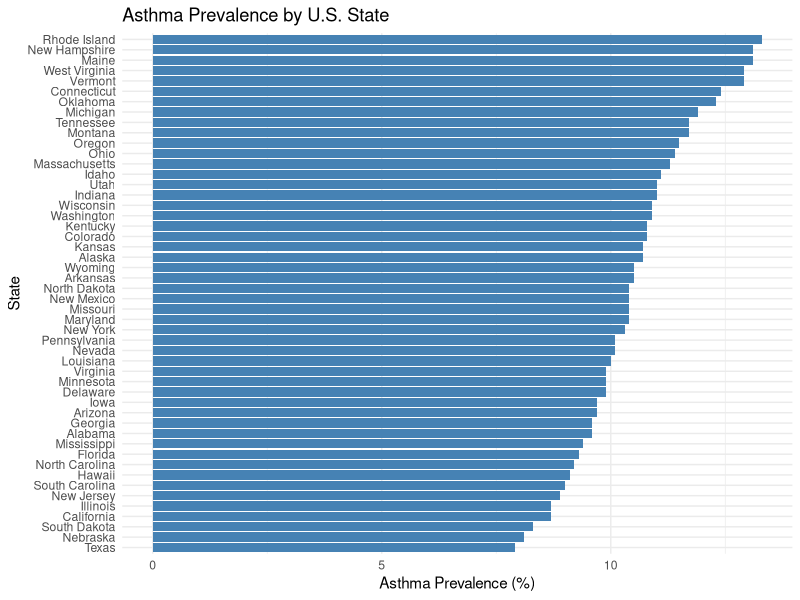
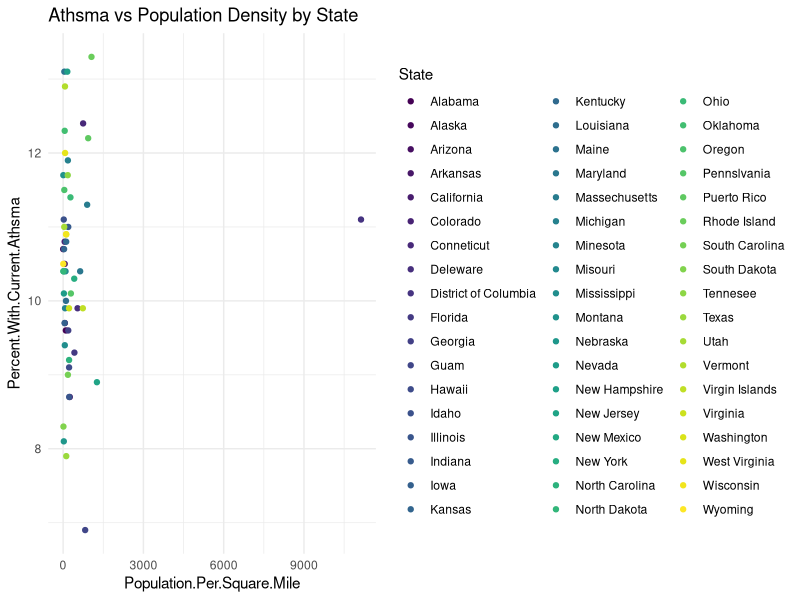
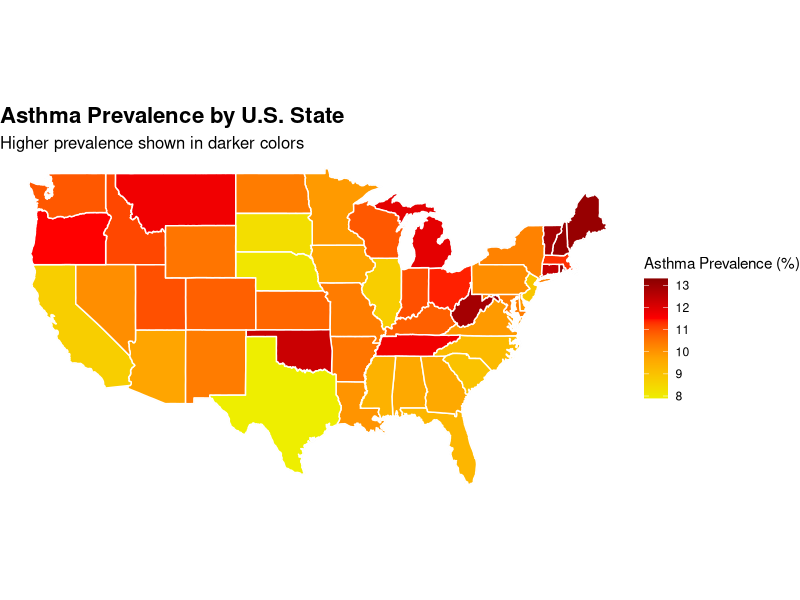

Write R code to recreate these figures, in order.
## ---- chunk 1
knitr::opts_chunk$set(echo = TRUE)


#data for map

asthma_data <- data.frame(
  state = c("Alabama","Alaska","Arizona","Arkansas","California","Colorado","Connecticut",
            "Delaware","District of Columbia","Florida","Georgia","Hawaii","Idaho","Illinois",
            "Indiana","Iowa","Kansas","Kentucky","Louisiana","Maine","Maryland","Massachusetts",
            "Michigan","Minnesota","Mississippi","Missouri","Montana","Nebraska","Nevada",
            "New Hampshire","New Jersey","New Mexico","New York","North Carolina","North Dakota",
            "Ohio","Oklahoma","Oregon","Pennsylvania","Rhode Island","South Carolina",
            "South Dakota","Tennessee","Texas","Utah","Vermont","Virginia","Washington",
            "West Virginia","Wisconsin","Wyoming"),
  
  number = c(378702,58742,555997,243032,2629546,500090,356651,
             78980,60410,1646583,802783,103228,161970,856488,
             574447,238689,237705,377365,351940,146031,499134,633126,
             935666,434473,211055,497216,102617,121412,251193,
             148330,644536,171212,1611027,764909,61944,
             1042354,373879,389831,1033741,117252,368883,
             56630,636322,1760654,266105,68112,671051,667228,
             181395,503318,46973),
  
  prevalence_raw = c("9.6 (0.59)","10.7 (0.58)","9.7 (0.49)","10.5 (0.57)","8.7 (0.39)","10.8 (0.43)","12.4 (0.51)",
                     "9.9 (0.64)","11.1 (0.77)","9.3 (0.53)","9.6 (0.48)","9.1 (0.45)","11.1 (0.51)","8.7 (0.58)",
                     "11.0 (0.39)","9.7 (0.42)","10.7 (0.41)","10.8 (0.68)","10.0 (0.55)","13.1 (0.52)","10.4 (0.38)","11.3 (0.43)",
                     "11.9 (0.44)","9.9 (0.32)","9.4 (0.63)","10.4 (0.49)","11.7 (0.51)","8.1 (0.46)","10.1 (0.79)",
                     "13.1 (0.64)","8.9 (0.43)","10.4 (0.62)","10.3 (0.34)","9.2 (0.62)","10.4 (0.60)",
                     "11.4 (0.38)","12.3 (0.54)","11.5 (0.51)","10.1 (0.67)","13.3 (0.64)","9.0 (0.40)",
                     "8.3 (0.75)","11.7 (0.61)","7.9 (0.37)","11.0 (0.43)","12.9 (0.53)","9.9 (0.46)","10.9 (0.26)",
                     "12.9 (0.61)","10.9 (0.42)","10.5 (0.65)")
)

library(dplyr)
library(stringr)

asthma_data <- asthma_data %>%
  mutate(
    prevalence = as.numeric(str_extract(prevalence_raw, "^[0-9.]+")),
    SE = as.numeric(str_extract(prevalence_raw, "(?<=\\().+?(?=\\))")),
    state_lower = tolower(state),
    region = state.region[match(state, state.name)]
  )

asthma_data <- na.omit(asthma_data)

## ---- chunk 2

library(ggplot2)

ggplot(asthma_data, aes(x = reorder(state, prevalence), y = prevalence)) +
  geom_col(fill = "steelblue") +
  coord_flip() +
  labs(title = "Asthma Prevalence by U.S. State",
       x = "State",
       y = "Asthma Prevalence (%)") +
  theme_minimal()
## ---- chunk 3
# Load data
df <- read.csv("Comp Bio Data - Population Density (1).csv")
names(df)

# Load libraries
library(ggplot2)
library(viridis)  # Needed for viridis color scales

# Create plot
ggplot(df, aes(x = Population.Per.Square.Mile, y = Percent.With.Current.Athsma, colour = State)) +
  geom_point() +
  scale_colour_viridis_d() +
  theme_minimal() +
  labs(title = "Athsma vs Population Density by State")
## ---- chunk 4

library(ggplot2)
library(maps)
library(dplyr)

# Map data
states_map <- map_data("state")

# Merge map data with asthma data
map_data <- states_map %>%
  left_join(asthma_data, by = c("region" = "state_lower"))

ggplot(map_data, aes(long, lat, group = group, fill = prevalence)) +
  geom_polygon(color = "gray90", size = 0.3) +  # state borders
  geom_polygon(aes(fill = prevalence), color = "white") +
  coord_fixed(1.3) +
 scale_fill_gradientn(
  name = "Asthma Prevalence (%)",
  colors = c("yellow2", "orange", "red", "red4")
) +
  labs(
    title = "Asthma Prevalence by U.S. State",
    subtitle = "Higher prevalence shown in darker colors"
  ) +
  theme_void() +
  theme(
    legend.position = "right",
    plot.title = element_text(size = 16, face = "bold"),
    plot.subtitle = element_text(size = 12)
  )

